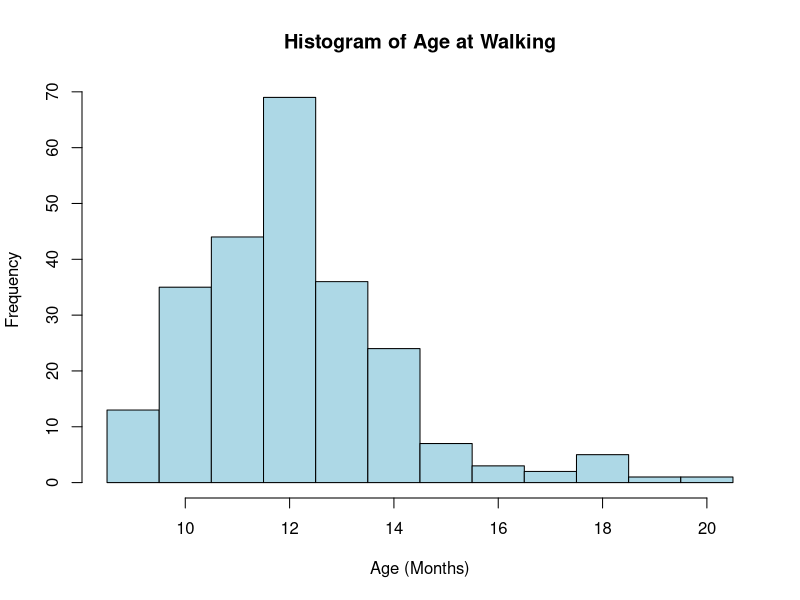

Write R code to recreate this figure.
## ---- chunk 1
age <- c(9, 10, 11, 12, 13, 14, 15, 16, 17, 18, 19, 20)
frequency <- c(13, 35, 44, 69, 36, 24, 7, 3, 2, 5, 1, 1)

age_data <- rep(age, frequency)

hist(age_data, breaks = seq(8.5, 20.5, 1), main = "Histogram of Age at Walking",
     xlab = "Age (Months)", ylab = "Frequency", col = "lightblue", border = "black")
## ---- chunk 2
# Calculate the mean
total_frequency <- sum(frequency)
mean_age <- sum(age * frequency) / total_frequency

# Calculate the standard deviation
sd_age <- sqrt(sum(frequency * (age - mean_age)^2) / (total_frequency - 1))

# Calculate the standard error
se_age <- sd_age / sqrt(total_frequency)

# Calculate the 95% confidence interval
z <- 1.96
lower_ci <- mean_age - z * se_age
upper_ci <- mean_age + z * se_age

cat("Mean Age:", mean_age, "\n")
cat("Standard Deviation:", sd_age, "\n")
cat("Standard Error:", se_age, "\n")
cat("95% Confidence Interval: (", lower_ci, ",", upper_ci, ")\n")
## ---- chunk 3
E <- 0.5

required_n <- (z * sd_age / E)^2

cat("Required Sample Size:", ceiling(required_n), "\n")
